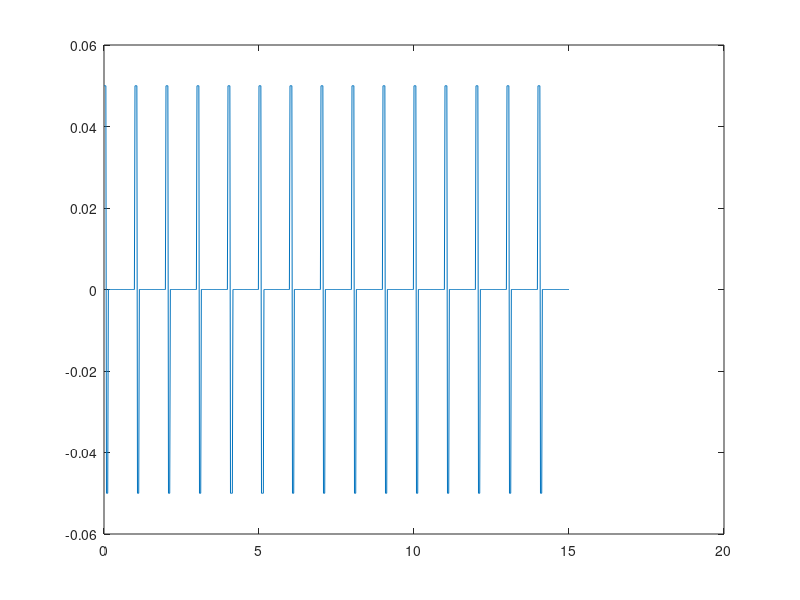

Write the MATLAB code that produced this figure.

h=0.02;
T=15;
timesraw=0:h:T;

signaltime=1;

amplitude=0.05;

u=zeros(length(timesraw),1);

for i=1:length(u)-1
    samplet=timesraw(i);
    duty=mod(samplet,signaltime);
    if duty<0.07
        u(i)=amplitude;
    elseif duty<0.14
        u(i)=-amplitude;
    else
        u(i)=0;
    end
end

simin=[timesraw',u];

plot(timesraw,u)